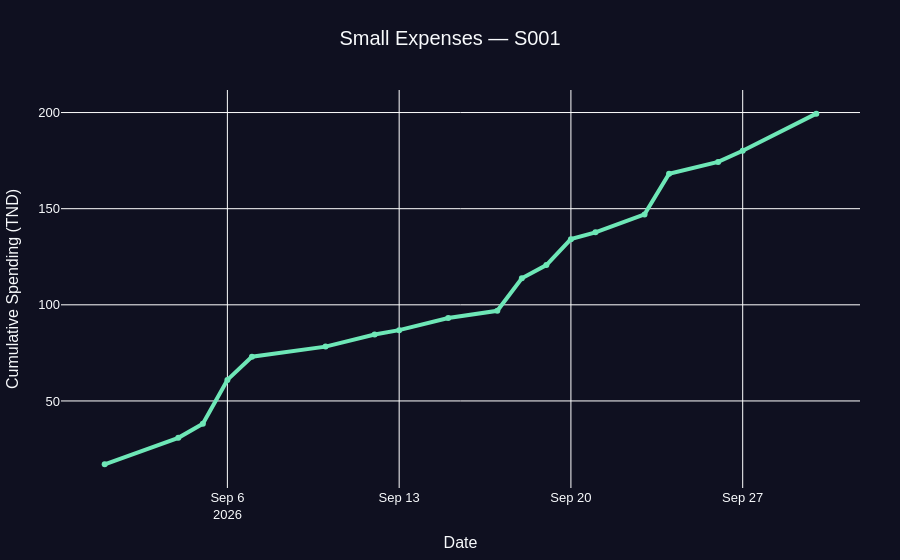

The notebook cell saved with this chart:
### Code cell
fig2_student = px.line(
    student_small_daily,
    x="date",
    y="cumulative",
    markers=True,
    labels={
        "date": "Date",
        "cumulative": "Cumulative Spending (TND)"
    }
)

fig2_student.update_traces(
    line_color=COLORS["mint"],
    line_width=4
)

fig2_student = style_chart(
    fig2_student,
    f" Small Expenses — {selected_student}"
)

fig2_student.show()

### Figure 1 — Plotly figure (JSON) as saved in the notebook; plotly's stock layout.template omitted (floating-point values rounded to 4 significant figures)
{"data": [{"hovertemplate": "Date=%{x}<br>Cumulative Spending (TND)=%{y}<extra></extra>", "legendgroup": "", "line": {"color": "#6EE7B7", "dash": "solid", "width": 4}, "marker": {"symbol": "circle"}, "mode": "lines+markers", "name": "", "orientation": "v", "showlegend": false, "type": "scatter", "x": ["2026-09-01T00:00:00.000000000", "2026-09-04T00:00:00.000000000", "2026-09-05T00:00:00.000000000", "2026-09-06T00:00:00.000000000", "2026-09-07T00:00:00.000000000", "2026-09-10T00:00:00.000000000", "2026-09-12T00:00:00.000000000", "2026-09-13T00:00:00.000000000", "2026-09-15T00:00:00.000000000", "2026-09-17T00:00:00.000000000", "2026-09-18T00:00:00.000000000", "2026-09-19T00:00:00.000000000", "2026-09-20T00:00:00.000000000", "2026-09-21T00:00:00.000000000", "2026-09-23T00:00:00.000000000", "2026-09-24T00:00:00.000000000", "2026-09-26T00:00:00.000000000", "2026-09-27T00:00:00.000000000", "2026-09-30T00:00:00.000000000"], "xaxis": "x", "y": [17.03, 30.83, 38.14, 60.94, 73.02, 78.26, 84.53, 86.82, 93.17, 96.88, 113.8, 120.7, 134.2, 137.7, 147.0, 168.2, 174.3, 180.1, 199.4], "yaxis": "y"}], "layout": {"autosize": true, "font": {"color": "#F8FAFC", "family": "Arial", "size": 13}, "hovermode": "closest", "legend": {"tracegroupgap": 0}, "margin": {"b": 50, "l": 40, "r": 40, "t": 90}, "paper_bgcolor": "#0F1020", "plot_bgcolor": "#0F1020", "title": {"font": {"size": 20}, "text": " Small Expenses — S001", "x": 0.5, "xanchor": "center"}, "xaxis": {"anchor": "y", "autorange": true, "domain": [0, 1], "range": ["2026-08-30 04:01:19.1209", "2026-10-01 19:58:40.8791"], "title": {"text": "Date"}, "type": "date"}, "yaxis": {"anchor": "x", "autorange": true, "domain": [0, 1], "range": [2.444, 214.0], "title": {"text": "Cumulative Spending (TND)"}, "type": "linear"}}}
